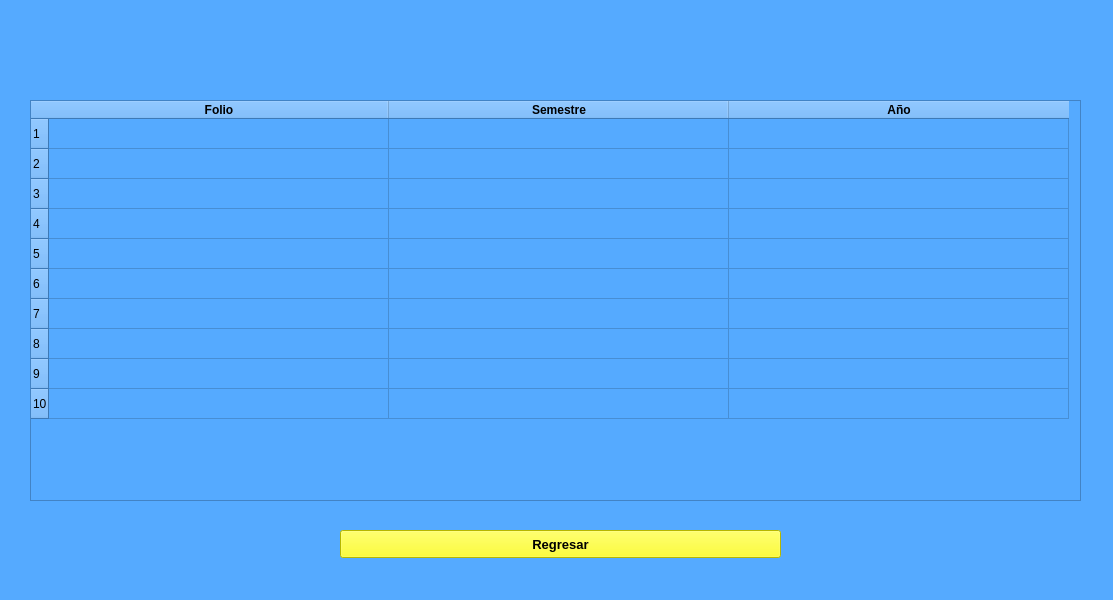
<?xml version="1.0" encoding="UTF-8"?>
<ui version="4.0">
 <class>ProgramasRealizados</class>
 <widget class="QMainWindow" name="ProgramasRealizados">
  <property name="geometry">
   <rect>
    <x>0</x>
    <y>0</y>
    <width>1113</width>
    <height>600</height>
   </rect>
  </property>
  <property name="windowTitle">
   <string>MainWindow</string>
  </property>
  <property name="styleSheet">
   <string notr="true">QWidget{
	background-color: rgb(85, 170, 255);
}
QPushButton{
	background-color: rgb(255, 255, 0);
}</string>
  </property>
  <widget class="QWidget" name="centralwidget">
   <widget class="QTableWidget" name="tableWidget_4">
    <property name="geometry">
     <rect>
      <x>30</x>
      <y>100</y>
      <width>1051</width>
      <height>401</height>
     </rect>
    </property>
    <property name="rowCount">
     <number>10</number>
    </property>
    <attribute name="horizontalHeaderDefaultSectionSize">
     <number>340</number>
    </attribute>
    <row/>
    <row/>
    <row/>
    <row/>
    <row/>
    <row/>
    <row/>
    <row/>
    <row/>
    <row/>
    <column>
     <property name="text">
      <string>Folio</string>
     </property>
     <property name="font">
      <font>
       <weight>75</weight>
       <bold>true</bold>
      </font>
     </property>
    </column>
    <column>
     <property name="text">
      <string>Semestre</string>
     </property>
     <property name="font">
      <font>
       <weight>75</weight>
       <bold>true</bold>
      </font>
     </property>
    </column>
    <column>
     <property name="text">
      <string>Año</string>
     </property>
     <property name="font">
      <font>
       <weight>75</weight>
       <bold>true</bold>
      </font>
     </property>
    </column>
   </widget>
   <widget class="QPushButton" name="pushButton_4">
    <property name="geometry">
     <rect>
      <x>340</x>
      <y>530</y>
      <width>441</width>
      <height>28</height>
     </rect>
    </property>
    <property name="font">
     <font>
      <pointsize>10</pointsize>
      <weight>75</weight>
      <bold>true</bold>
     </font>
    </property>
    <property name="text">
     <string>Regresar</string>
    </property>
   </widget>
  </widget>
 </widget>
 <resources/>
 <connections/>
</ui>
